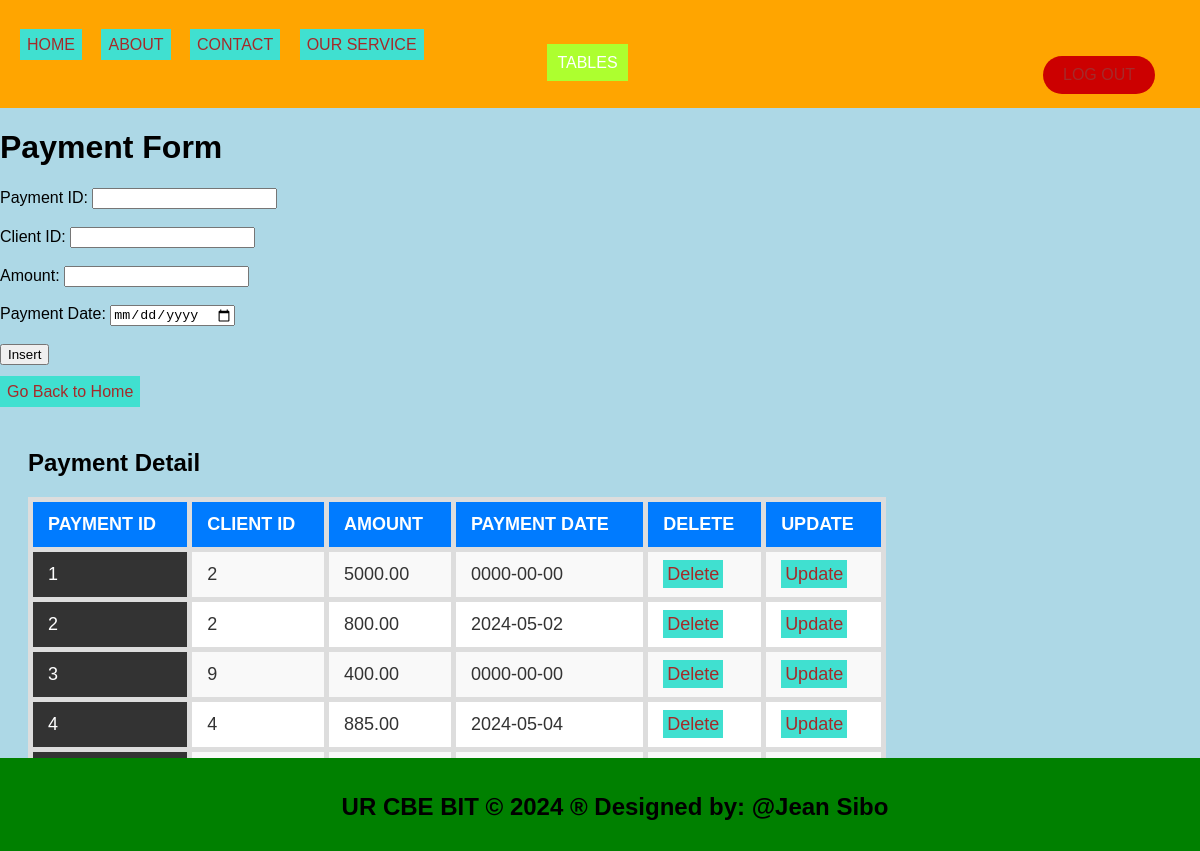
The page /payments.php on the database its author committed.
### tables this page shows
CREATE TABLE `payments` (
  `payment_id` int(11) NOT NULL,
  `client_id` int(11) DEFAULT NULL,
  `amount` decimal(10,2) DEFAULT NULL,
  `payment_date` date DEFAULT NULL
);

### payments.php (the view, shortened to what this page needs)
<!DOCTYPE html>
<html lang="en">
<head>
  <link rel="stylesheet" type="text/css" href="style.css">
</head>
<body style="background-color: lightblue;">
  <header>
    <ul style="list-style-type: none; padding: 0;">
      <li style="display: inline; margin-right: 10px;">
        <a href="./home.html">HOME</a>
      </li>
      <li style="display: inline; margin-right: 10px;">
        <a href="./about.html">ABOUT</a>
      </li>
      <li style="display: inline; margin-right: 10px;">
        <a href="./contact.html">CONTACT</a>
      </li>
      <li style="display: inline; margin-right: 80px;">
        <a href="./ourservice.html">OUR SERVICE</a>
      </li>
      <li class="dropdown" style="display: inline; margin-right: 10px;">
        <center>
          <li class="dropdown" style="display: inline; margin-right: 10px;">
            <a href="#" style="padding: 10px; color: white; background-color: greenyellow; text-decoration: none; margin-right: 15px;"> TABLES </a>
          </li>
        </center>
    <a class="logout" href="logout.php">LOG OUT</a>
      </li>
    </ul>
  </header>
  <body style="background-color: yellowgreen;">
    <h1>Payment Form</h1>
    <form method="post" onsubmit="return confirmInsert();">
      <label for="payment_id">Payment ID:</label>
      <input type="number" id="payment_id" name="payment_id" required><br><br>
      <label for="client_id">Client ID:</label>
      <input type="number" id="client_id" name="client_id" required><br><br>
      <label for="amount">Amount:</label>
      <input type="number" id="amount" name="amount" required><br><br>
      <label for="payment_date">Payment Date:</label>
      <input type="date" id="payment_date" name="payment_date" required><br><br>
      <input type="submit" name="add" value="Insert"><br><br>
      <a href="./home.html">Go Back to Home</a>
    </form>
      <?php
include('database_connection.php');
?>
    <section>
      <h2>Payment Detail</h2>
      <table>
        <tr>
          <th>Payment ID</th>
          <th>Client ID</th>
          <th>Amount</th>
          <th>Payment Date</th>
          <th>Delete</th>
          <th>Update</th>
        </tr>
        <?php
        $sql = "SELECT * FROM payments";
        $result = $connection->query($sql);
        if ($result->num_rows > 0) {
          while ($row = $result->fetch_assoc()) {
            echo "<tr>
            <td>{$row['payment_id']}</td>
            <td>{$row['client_id']}</td>
            <td>{$row['amount']}</td>
            <td>{$row['payment_date']}</td>
            <td><a style='padding:4px' href='delete_payment.php?payment_id={$row['payment_id']}'>Delete</a></td>
            <td><a style='padding:4px' href='update_payment.php?payment_id={$row['payment_id']}'>Update</a></td>
            </tr>";
          }
        } else {
          echo "<tr><td colspan='6'>No data found</td></tr>";
        }
        ?>
      </table>
    </section>
    <footer>
      <h2>UR CBE BIT &copy; 2024 &reg; Designed by: @Jean  Sibo</h2>
    </footer>
  </body>
</html>

### style.css (style rules this page uses)
body { font-family: Arial, sans-serif; margin: 0; padding: 0; }
.dropdown { position: relative; display: none; margin-right: 15px; }
body { font-family: Arial,sans-serif; margin:0; padding:0; }
header { background-color:orange; padding: 20px; }
footer { text-align: center; padding: 15px; background-color:orange; }
.dropdown { position: right; display:right; direction:rtl; }
section { padding:28px; border-bottom: 1px solid #ddd; }

### payments.php (style rules this page uses)
a:link { color: #0066cc; text-decoration: none; }
a { padding: 7px; color: white; background-color: turquoise; text-decoration: none; margin-right: 5px; }
a:link { color: brown; }
table { width: 75%; border-collapse: collapse; margin: 20px 0; font-size: 18px; text-align: left; }
td:first-child { background-color: #333333; color: #ffffff; }
th, td { padding: 12px 15px; border: 5px solid #ddd; }
th { background-color: #f4f4f4; color: #333; }
tr:nth-child(even) { background-color: #f9f9f9; }
tr:nth-child(odd) { background-color: #fff; }
th { font-weight: bold; text-transform: uppercase; background-color: #007BFF; color: white; }
td { color: #333; }
.logout { position: absolute; top: 20px; right: 20px; color: green; background-color: #cc0000; padding: 10px 20px; text-decoration: none; border-radius: 20px; transition: background-color 0.3s ease; }
footer { text-align: center; padding: 15px; background-color: green; position: fixed; bottom: -5px; width: 100%; }

### rows shown on the page
payments: payment_id "1", client "2", amount "5000.00", payment_date "0000-00-00"
payments: payment_id "2", client "2", amount "800.00", payment_date "2024-05-02"
payments: payment_id "3", client "9", amount "400.00", payment_date "0000-00-00"
payments: payment_id "4", client "4", amount "885.00", payment_date "2024-05-04"
